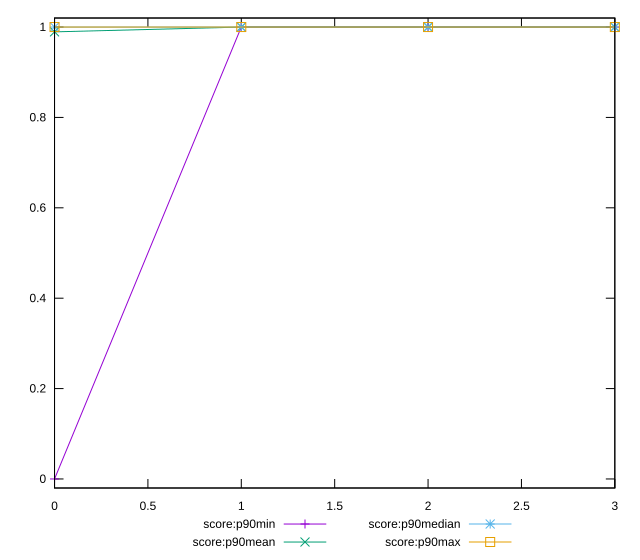

Source code (gnuplot):
reset

$scoreP90Min <<EOF
0 0
1 1
2 1
3 1
EOF

$scoreP90Mean <<EOF
0 0.9893617021276596
1 1
2 1
3 1
EOF

$scoreP90Median <<EOF
0 1
1 1
2 1
3 1
EOF

$scoreP90Max <<EOF
0 1
1 1
2 1
3 1
EOF

set key outside below
set xrange [0:3]
set yrange [-0.02:1.02]
set trange [-0.02:1.02]
set terminal svg size 640, 560 enhanced background rgb 'white'
set output "reports/report_00030_2021-02-24T20-42-31.540Z/server-response-time/progression/score.svg"

plot $scoreP90Min title "score:p90min" with linespoints, \
     $scoreP90Mean title "score:p90mean" with linespoints, \
     $scoreP90Median title "score:p90median" with linespoints, \
     $scoreP90Max title "score:p90max" with linespoints

reset
